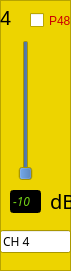
   <widget class="QFrame" name="frame_4">
    <property name="geometry">
     <rect>
      <x>230</x>
      <y>90</y>
      <width>71</width>
      <height>271</height>
     </rect>
    </property>
    <property name="palette">
     <palette>
      <active>
       <colorrole role="Base">
        <brush brushstyle="SolidPattern">
         <color alpha="255">
          <red>255</red>
          <green>255</green>
          <blue>255</blue>
         </color>
        </brush>
       </colorrole>
       <colorrole role="Window">
        <brush brushstyle="SolidPattern">
         <color alpha="255">
          <red>237</red>
          <green>212</green>
          <blue>0</blue>
         </color>
        </brush>
       </colorrole>
      </active>
      <inactive>
       <colorrole role="Base">
        <brush brushstyle="SolidPattern">
         <color alpha="255">
          <red>255</red>
          <green>255</green>
          <blue>255</blue>
         </color>
        </brush>
       </colorrole>
       <colorrole role="Window">
        <brush brushstyle="SolidPattern">
         <color alpha="255">
          <red>237</red>
          <green>212</green>
          <blue>0</blue>
         </color>
        </brush>
       </colorrole>
      </inactive>
      <disabled>
       <colorrole role="Base">
        <brush brushstyle="SolidPattern">
         <color alpha="255">
          <red>237</red>
          <green>212</green>
          <blue>0</blue>
         </color>
        </brush>
       </colorrole>
       <colorrole role="Window">
        <brush brushstyle="SolidPattern">
         <color alpha="255">
          <red>237</red>
          <green>212</green>
          <blue>0</blue>
         </color>
        </brush>
       </colorrole>
      </disabled>
     </palette>
    </property>
    <property name="autoFillBackground">
     <bool>true</bool>
    </property>
    <property name="frameShape">
     <enum>QFrame::StyledPanel</enum>
    </property>
    <property name="frameShadow">
     <enum>QFrame::Raised</enum>
    </property>
    <widget class="QLabel" name="label_9">
     <property name="geometry">
      <rect>
       <x>0</x>
       <y>10</y>
       <width>21</width>
       <height>16</height>
      </rect>
     </property>
     <property name="font">
      <font>
       <pointsize>15</pointsize>
      </font>
     </property>
     <property name="text">
      <string>4</string>
     </property>
    </widget>
    <widget class="QSlider" name="g_ch_4">
     <property name="geometry">
      <rect>
       <x>10</x>
       <y>40</y>
       <width>31</width>
       <height>141</height>
      </rect>
     </property>
     <property name="palette">
      <palette>
       <active>
        <colorrole role="Button">
         <brush brushstyle="SolidPattern">
          <color alpha="255">
           <red>52</red>
           <green>101</green>
           <blue>164</blue>
          </color>
         </brush>
        </colorrole>
       </active>
       <inactive>
        <colorrole role="Button">
         <brush brushstyle="SolidPattern">
          <color alpha="255">
           <red>52</red>
           <green>101</green>
           <blue>164</blue>
          </color>
         </brush>
        </colorrole>
       </inactive>
       <disabled>
        <colorrole role="Button">
         <brush brushstyle="SolidPattern">
          <color alpha="255">
           <red>52</red>
           <green>101</green>
           <blue>164</blue>
          </color>
         </brush>
        </colorrole>
       </disabled>
      </palette>
     </property>
     <property name="minimum">
      <number>0</number>
     </property>
     <property name="maximum">
      <number>12</number>
     </property>
     <property name="singleStep">
      <number>1</number>
     </property>
     <property name="pageStep">
      <number>1</number>
     </property>
     <property name="value">
      <number>0</number>
     </property>
     <property name="orientation">
      <enum>Qt::Vertical</enum>
     </property>
     <property name="tickInterval">
      <number>6</number>
     </property>
    </widget>
    <widget class="QCheckBox" name="p48_4">
     <property name="geometry">
      <rect>
       <x>30</x>
       <y>10</y>
       <width>41</width>
       <height>21</height>
      </rect>
     </property>
     <property name="palette">
      <palette>
       <active>
        <colorrole role="WindowText">
         <brush brushstyle="SolidPattern">
          <color alpha="255">
           <red>204</red>
           <green>0</green>
           <blue>0</blue>
          </color>
         </brush>
        </colorrole>
       </active>
       <inactive>
        <colorrole role="WindowText">
         <brush brushstyle="SolidPattern">
          <color alpha="255">
           <red>204</red>
           <green>0</green>
           <blue>0</blue>
          </color>
         </brush>
        </colorrole>
       </inactive>
       <disabled>
        <colorrole role="WindowText">
         <brush brushstyle="SolidPattern">
          <color alpha="255">
           <red>190</red>
           <green>190</green>
           <blue>190</blue>
          </color>
         </brush>
        </colorrole>
       </disabled>
      </palette>
     </property>
     <property name="text">
      <string>P48</string>
     </property>
    </widget>
    <widget class="QLineEdit" name="d_ch_4">
     <property name="enabled">
      <bool>false</bool>
     </property>
     <property name="geometry">
      <rect>
       <x>10</x>
       <y>190</y>
       <width>31</width>
       <height>23</height>
      </rect>
     </property>
     <property name="palette">
      <palette>
       <active>
        <colorrole role="WindowText">
         <brush brushstyle="SolidPattern">
          <color alpha="255">
           <red>0</red>
           <green>0</green>
           <blue>0</blue>
          </color>
         </brush>
        </colorrole>
        <colorrole role="Light">
         <brush brushstyle="SolidPattern">
          <color alpha="255">
           <red>255</red>
           <green>255</green>
           <blue>255</blue>
          </color>
         </brush>
        </colorrole>
        <colorrole role="Dark">
         <brush brushstyle="SolidPattern">
          <color alpha="255">
           <red>115</red>
           <green>210</green>
           <blue>22</blue>
          </color>
         </brush>
        </colorrole>
        <colorrole role="Text">
         <brush brushstyle="SolidPattern">
          <color alpha="255">
           <red>0</red>
           <green>0</green>
           <blue>0</blue>
          </color>
         </brush>
        </colorrole>
        <colorrole role="ButtonText">
         <brush brushstyle="SolidPattern">
          <color alpha="255">
           <red>0</red>
           <green>0</green>
           <blue>0</blue>
          </color>
         </brush>
        </colorrole>
        <colorrole role="Base">
         <brush brushstyle="SolidPattern">
          <color alpha="255">
           <red>0</red>
           <green>0</green>
           <blue>0</blue>
          </color>
         </brush>
        </colorrole>
        <colorrole role="Window">
         <brush brushstyle="SolidPattern">
          <color alpha="255">
           <red>0</red>
           <green>0</green>
           <blue>0</blue>
          </color>
         </brush>
        </colorrole>
       </active>
       <inactive>
        <colorrole role="WindowText">
         <brush brushstyle="SolidPattern">
          <color alpha="255">
           <red>0</red>
           <green>0</green>
           <blue>0</blue>
          </color>
         </brush>
        </colorrole>
        <colorrole role="Light">
         <brush brushstyle="SolidPattern">
          <color alpha="255">
           <red>255</red>
           <green>255</green>
           <blue>255</blue>
          </color>
         </brush>
        </colorrole>
        <colorrole role="Dark">
         <brush brushstyle="SolidPattern">
          <color alpha="255">
           <red>115</red>
           <green>210</green>
           <blue>22</blue>
          </color>
         </brush>
        </colorrole>
        <colorrole role="Text">
         <brush brushstyle="SolidPattern">
          <color alpha="255">
           <red>0</red>
           <green>0</green>
           <blue>0</blue>
          </color>
         </brush>
        </colorrole>
        <colorrole role="ButtonText">
         <brush brushstyle="SolidPattern">
          <color alpha="255">
           <red>0</red>
           <green>0</green>
           <blue>0</blue>
          </color>
         </brush>
        </colorrole>
        <colorrole role="Base">
         <brush brushstyle="SolidPattern">
          <color alpha="255">
           <red>0</red>
           <green>0</green>
           <blue>0</blue>
          </color>
         </brush>
        </colorrole>
        <colorrole role="Window">
         <brush brushstyle="SolidPattern">
          <color alpha="255">
           <red>0</red>
           <green>0</green>
           <blue>0</blue>
          </color>
         </brush>
        </colorrole>
       </inactive>
       <disabled>
        <colorrole role="WindowText">
         <brush brushstyle="SolidPattern">
          <color alpha="255">
           <red>115</red>
           <green>210</green>
           <blue>22</blue>
          </color>
         </brush>
        </colorrole>
        <colorrole role="Light">
         <brush brushstyle="SolidPattern">
          <color alpha="255">
           <red>255</red>
           <green>255</green>
           <blue>255</blue>
          </color>
         </brush>
        </colorrole>
        <colorrole role="Dark">
         <brush brushstyle="SolidPattern">
          <color alpha="255">
           <red>115</red>
           <green>210</green>
           <blue>22</blue>
          </color>
         </brush>
        </colorrole>
        <colorrole role="Text">
         <brush brushstyle="SolidPattern">
          <color alpha="255">
           <red>115</red>
           <green>210</green>
           <blue>22</blue>
          </color>
         </brush>
        </colorrole>
        <colorrole role="ButtonText">
         <brush brushstyle="SolidPattern">
          <color alpha="255">
           <red>115</red>
           <green>210</green>
           <blue>22</blue>
          </color>
         </brush>
        </colorrole>
        <colorrole role="Base">
         <brush brushstyle="SolidPattern">
          <color alpha="255">
           <red>0</red>
           <green>0</green>
           <blue>0</blue>
          </color>
         </brush>
        </colorrole>
        <colorrole role="Window">
         <brush brushstyle="SolidPattern">
          <color alpha="255">
           <red>0</red>
           <green>0</green>
           <blue>0</blue>
          </color>
         </brush>
        </colorrole>
       </disabled>
      </palette>
     </property>
     <property name="font">
      <font>
       <family>Clean</family>
       <italic>true</italic>
      </font>
     </property>
     <property name="text">
      <string>-10</string>
     </property>
    </widget>
    <widget class="QLabel" name="label_10">
     <property name="geometry">
      <rect>
       <x>50</x>
       <y>190</y>
       <width>21</width>
       <height>21</height>
      </rect>
     </property>
     <property name="font">
      <font>
       <family>Clean</family>
       <pointsize>15</pointsize>
      </font>
     </property>
     <property name="text">
      <string>dB</string>
     </property>
    </widget>
    <widget class="QLineEdit" name="lineEdit_4">
     <property name="geometry">
      <rect>
       <x>0</x>
       <y>230</y>
       <width>71</width>
       <height>23</height>
      </rect>
     </property>
     <property name="font">
      <font>
       <family>Clean</family>
      </font>
     </property>
     <property name="text">
      <string>CH 4</string>
     </property>
    </widget>
   </widget>
